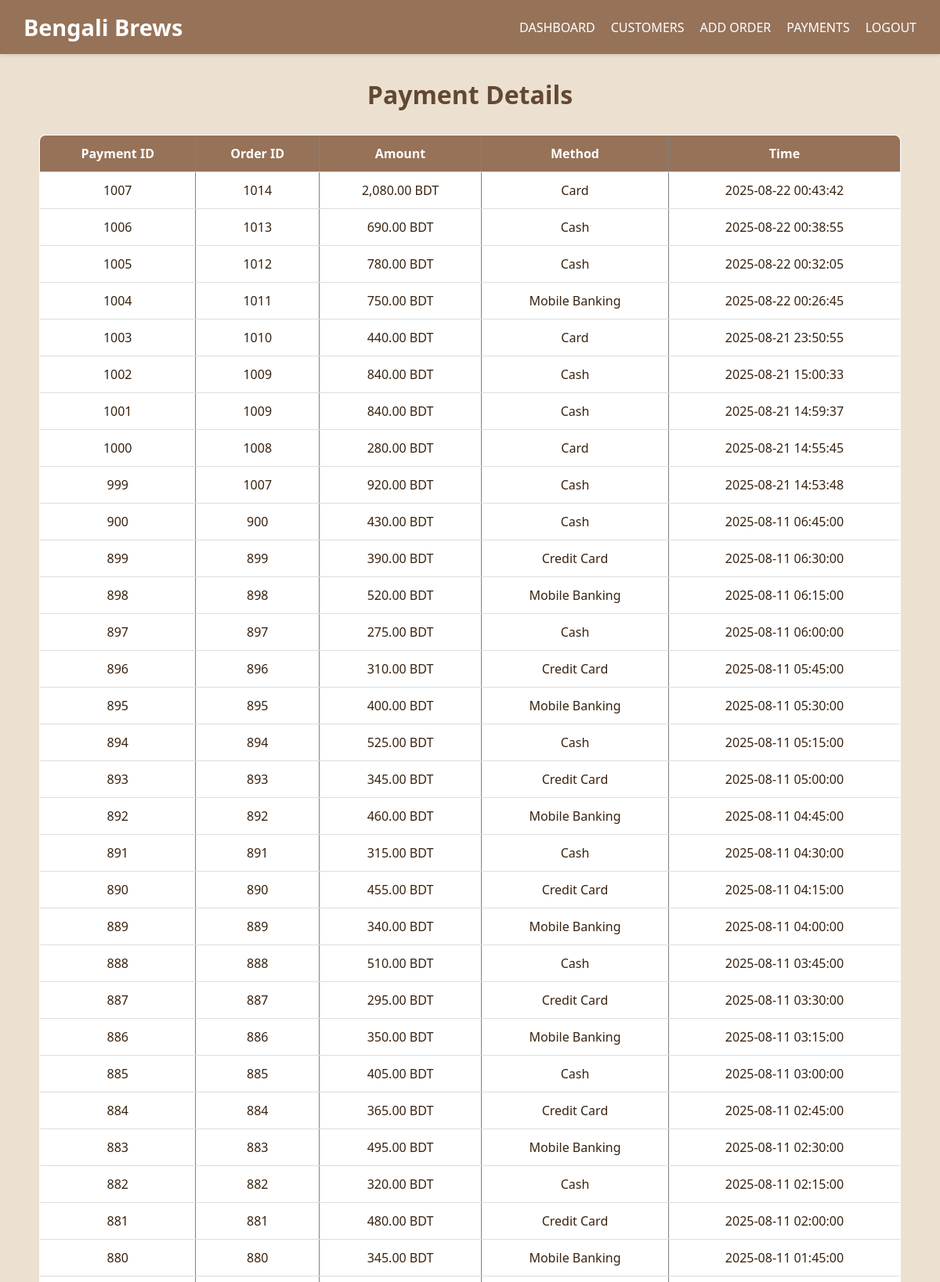
The app's page /payments.php (signed in, upper part) with its own data.
### tables this page shows
CREATE TABLE `payments` (
  `payment_id` int(11) NOT NULL,
  `order_id` int(11) DEFAULT NULL,
  `method` varchar(20) DEFAULT NULL,
  `amount` decimal(8,2) DEFAULT NULL,
  `payment_time` datetime DEFAULT current_timestamp()
);

### payments.php (the view, shortened to what this page needs)
<?php
include 'includes/db_connect.php';
include 'includes/header.php';
$result = $conn->query("SELECT * FROM payments ORDER BY payment_id DESC");
?>
<h1>Payment Details</h1>
<table border="1" cellpadding="10">
<tr><th>Payment ID</th><th>Order ID</th><th>Amount</th><th>Method</th><th>Time</th></tr>
<?php while ($row = $result->fetch_assoc()): ?>
<tr>
    <td><?= $row['payment_id'] ?></td>
    <td><?= $row['order_id'] ?></td>
    <td><?= number_format($row['amount'], 2) ?> BDT </td>
    <td><?= $row['method'] ?></td>
    <td><?= $row['payment_time'] ?></td>
</tr>
<?php endwhile; ?>
</table>
<?php include 'includes/footer.php'; ?>

### assets/css/style.css (style rules this page uses)
body { font-family: 'Segoe UI', Tahoma, Geneva, Verdana, sans-serif; margin: 0; padding: 0; background-color: #ece0d1; color: #38220f; }
h1, h2, h3, h4 { color: #634832; margin: 10px 0; }
table, .orders-table { width: 100%; border-collapse: collapse; background-color: #fff; border-radius: 8px; margin-top: 20px; overflow: hidden; }
th, td { padding: 12px; text-align: center; border-bottom: 1px solid #ddd; }
th { background-color: #967259; color: #fff; font-weight: 600; }

### records on screen
payments: payment_id "1007", order "1014", amount "2,080.00", method "Card", payment_time "2025-08-22 00:43:42"
payments: payment_id "1006", order "1013", amount "690.00", method "Cash", payment_time "2025-08-22 00:38:55"
payments: payment_id "1005", order "1012", amount "780.00", method "Cash", payment_time "2025-08-22 00:32:05"
payments: payment_id "1004", order "1011", amount "750.00", method "Mobile Banking", payment_time "2025-08-22 00:26:45"
payments: payment_id "1003", order "1010", amount "440.00", method "Card", payment_time "2025-08-21 23:50:55"
payments: payment_id "1002", order "1009", amount "840.00", method "Cash", payment_time "2025-08-21 15:00:33"
payments: payment_id "1001", order "1009", amount "840.00", method "Cash", payment_time "2025-08-21 14:59:37"
payments: payment_id "1000", order "1008", amount "280.00", method "Card", payment_time "2025-08-21 14:55:45"
payments: payment_id "999", order "1007", amount "920.00", method "Cash", payment_time "2025-08-21 14:53:48"
payments: payment_id "900", order "900", amount "430.00", method "Cash", payment_time "2025-08-11 06:45:00"
payments: payment_id "899", order "899", amount "390.00", method "Credit Card", payment_time "2025-08-11 06:30:00"
payments: payment_id "898", order "898", amount "520.00", method "Mobile Banking", payment_time "2025-08-11 06:15:00"
payments: payment_id "897", order "897", amount "275.00", method "Cash", payment_time "2025-08-11 06:00:00"
payments: payment_id "896", order "896", amount "310.00", method "Credit Card", payment_time "2025-08-11 05:45:00"
payments: payment_id "895", order "895", amount "400.00", method "Mobile Banking", payment_time "2025-08-11 05:30:00"
payments: payment_id "894", order "894", amount "525.00", method "Cash", payment_time "2025-08-11 05:15:00"
payments: payment_id "893", order "893", amount "345.00", method "Credit Card", payment_time "2025-08-11 05:00:00"
payments: payment_id "892", order "892", amount "460.00", method "Mobile Banking", payment_time "2025-08-11 04:45:00"
payments: payment_id "891", order "891", amount "315.00", method "Cash", payment_time "2025-08-11 04:30:00"
payments: payment_id "890", order "890", amount "455.00", method "Credit Card", payment_time "2025-08-11 04:15:00"
payments: payment_id "889", order "889", amount "340.00", method "Mobile Banking", payment_time "2025-08-11 04:00:00"
payments: payment_id "888", order "888", amount "510.00", method "Cash", payment_time "2025-08-11 03:45:00"
payments: payment_id "887", order "887", amount "295.00", method "Credit Card", payment_time "2025-08-11 03:30:00"
payments: payment_id "886", order "886", amount "350.00", method "Mobile Banking", payment_time "2025-08-11 03:15:00"
payments: payment_id "885", order "885", amount "405.00", method "Cash", payment_time "2025-08-11 03:00:00"
payments: payment_id "884", order "884", amount "365.00", method "Credit Card", payment_time "2025-08-11 02:45:00"
payments: payment_id "883", order "883", amount "495.00", method "Mobile Banking", payment_time "2025-08-11 02:30:00"
payments: payment_id "882", order "882", amount "320.00", method "Cash", payment_time "2025-08-11 02:15:00"
payments: payment_id "881", order "881", amount "480.00", method "Credit Card", payment_time "2025-08-11 02:00:00"
payments: payment_id "880", order "880", amount "345.00", method "Mobile Banking", payment_time "2025-08-11 01:45:00"
